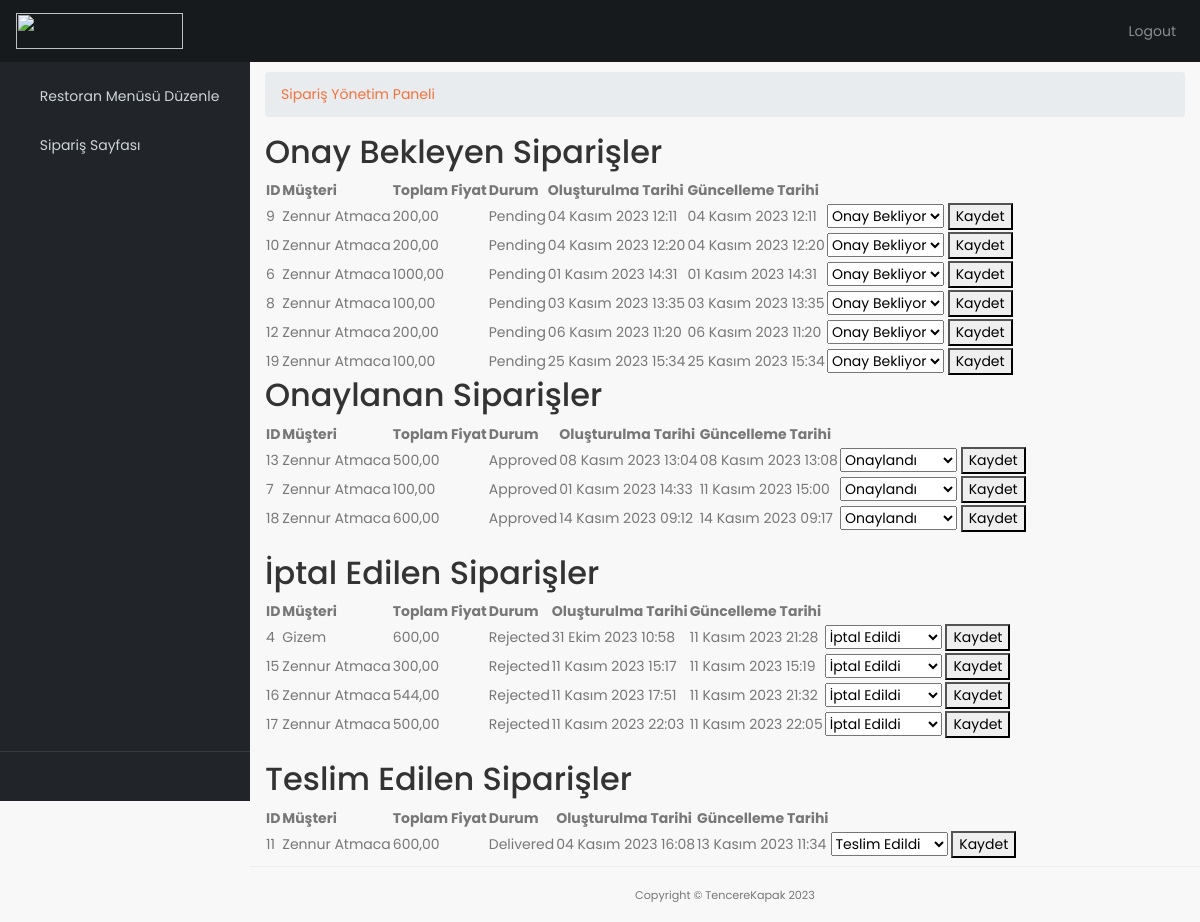
Before: /orders/ (signed in) with the older database file.
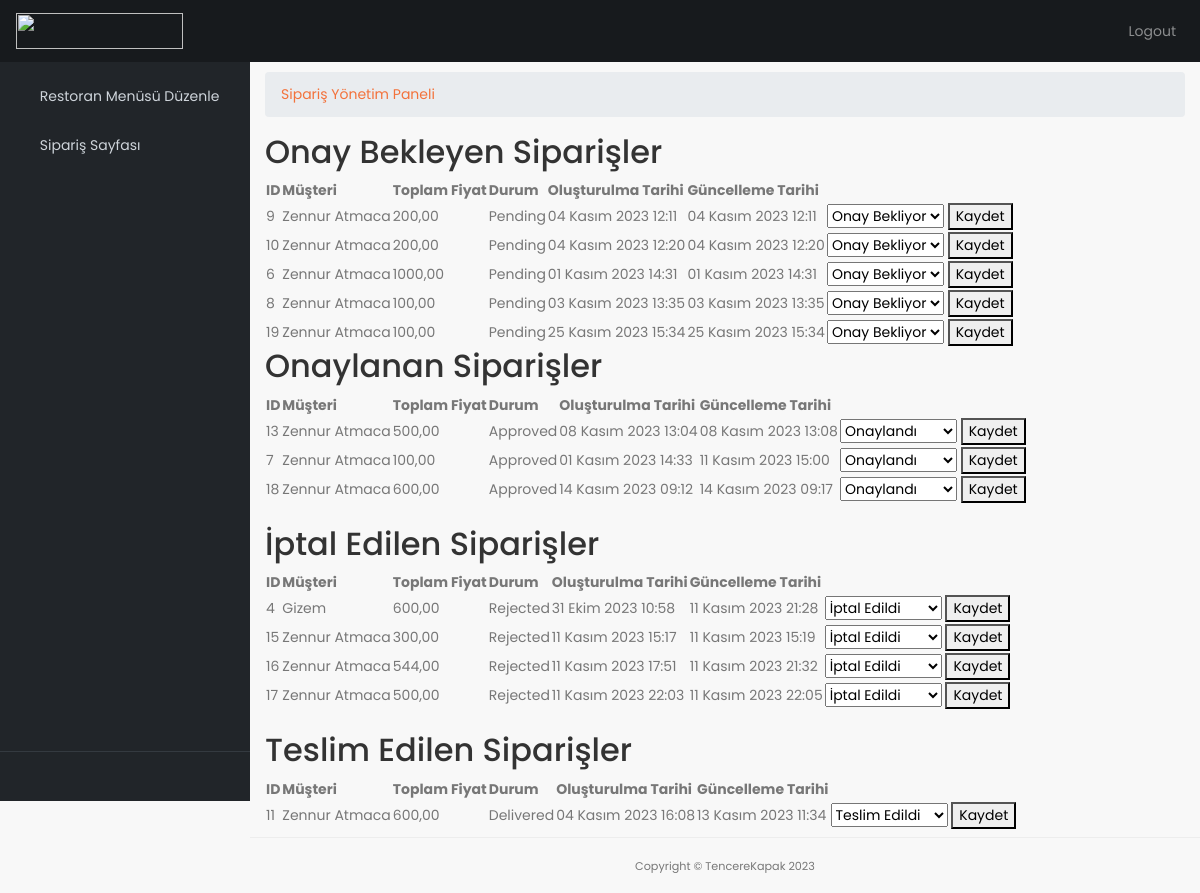
After: the same page with the newer database file.
### fooddelivery/models.py (models this page shows, shortened)
class Order(models.Model):
    STATUS = (
        ('pending', 'Pending'),
        ('approved', 'Approved'),
        ('rejected', 'Rejected'),
        ('delivered', 'Delivered'),
    )
    customer = models.ForeignKey(Customer, on_delete=models.CASCADE, related_name="orders")  # Hangi kullanıcının siparişi olduğu
    menu = models.ManyToManyField(Menu, through='OrderItem')  # Hangi ürünlerin siparişte olduğu
    total_price = models.DecimalField(max_digits=10, decimal_places=2, default=0.00)
    status = models.CharField(max_length=10, choices=STATUS, default='pending')
    shipping_address = models.ForeignKey(Adress, on_delete=models.CASCADE, related_name='orders_adresses')
    payment_method = models.CharField(max_length=100, null=False, blank=False, default='nakit')
    created_at = models.DateTimeField(auto_now_add=True)
    updated_at = models.DateTimeField(auto_now=True)
    class Meta:
        db_table = 'order'
        verbose_name = 'Order'
        verbose_name_plural = 'Orders'

class Customer(AbstractBaseUser, PermissionsMixin):
    name = models.CharField(max_length=100, null=False, blank=False)
    email = models.EmailField(null=False, blank=False, unique=True)
    phone = models.CharField(max_length=10, null=True, blank=False, validators=[phone_number_validator])
    address = models.ManyToManyField('Adress', related_name='customers', blank=True)
    date_joined = models.DateTimeField(default=timezone.now)
    is_staff = models.BooleanField(default=False)
    is_active = models.BooleanField(default=True)
    objects = CustomerManager()
    USERNAME_FIELD = 'email'
    REQUIRED_FIELDS = ['name']
    class Meta:
        ordering = ['email']
        db_table = 'customer'
        verbose_name = 'Customer'
        verbose_name_plural = 'Customers'
        app_label = 'fooddelivery'

### restaurants/views.py (the view)
# urls.py: path('orders/', views.order_list, name='order-list'),
@login_required
def order_list(request):
    orders = Order.objects.filter(orderitems__menu__restaurant__manager=request.user).distinct()
    return render(request, 'order_list.html', {'orders': orders})

### restaurants/templates/order_list.html (shortened to what this page needs)
{% extends "adminbase.html" %}
{% load static %}
{% block content %}
<div class="content-wrapper">
    <div class="container-fluid">
        <ol class="breadcrumb">
            <li class="breadcrumb-item">
                <a href="#">Sipariş Yönetim Paneli</a>
            </li>
        </ol>
        <div class="status-section" id="pending-section">
            <h2>Onay Bekleyen Siparişler</h2>
            <table class="status-table">
                <thead>
                    <tr>
                        <th>ID</th>
                        <th>Müşteri</th>
                        <th>Toplam Fiyat</th>
                        <th>Durum</th>
                        <th>Oluşturulma Tarihi</th>
                        <th>Güncelleme Tarihi</th>
                        <th></th>
                    </tr>
                </thead>
                <tbody>
                    {% for order in orders %}
                    {% if order.status == 'pending' %}
                        <tr data-order-id="{{ order.id }}">
                            <td>{{ order.id }}</td>
                            <td>{{ order.customer.name }}</td>
                            <td>{{ order.total_price }}</td>
                            <td>{{ order.get_status_display }}</td>
                            <td>{{ order.created_at }}</td>
                            <td>{{ order.updated_at }}</td>
                            <td>
                                <select class="status-selector" data-order-id="{{ order.id }}">
                                    <option value="pending" {% if order.status == 'pending' %}selected{% endif %}>Onay Bekliyor</option>
                                </select>
                                <button class="save-status" data-order-id="{{ order.id }}">Kaydet</button>
                            </td>
                        </tr>
                        {% endif %}
                    {% empty %}
                        <tr>
                            <td colspan="7">No pending orders found.</td>
                        </tr>
                    {% endfor %}
                </tbody>
            </table>
        </div>
        <div class="status-section" id="approved-section">
            <h2>Onaylanan Siparişler</h2>
            <table class="status-table">
                <thead>
                    <tr>
                        <th>ID</th>
                        <th>Müşteri</th>
                        <th>Toplam Fiyat</th>
                        <th>Durum</th>
                        <th>Oluşturulma Tarihi</th>
                        <th>Güncelleme Tarihi</th>
                        <th></th>
                    </tr>
                </thead>
                <tbody>
                    {% for order in orders %}
                    {% if order.status == 'approved' %}
                        <tr data-order-id="{{ order.id }}">
                            <td>{{ order.id }}</td>
                            <td>{{ order.customer.name }}</td>
                            <td>{{ order.total_price }}</td>
                            <td>{{ order.get_status_display }}</td>
                            <td>{{ order.created_at }}</td>
                            <td>{{ order.updated_at }}</td>
                            <td>
                                <select class="status-selector" data-order-id="{{ order.id }}">
                                    <option value="approved" {% if order.status == 'approved' %}selected{% endif %}>Onaylandı</option>
                                </select>
                                <button class="save-status" data-order-id="{{ order.id }}">Kaydet</button>
                            </td>
                        </tr>
                        {% endif %}
                    {% empty %}
                        <tr>
                            <td colspan="7">No pending orders found.</td>
                        </tr>
                    {% endfor %}
                </tbody>
            </table>
        </div>
<br>
        <div class="status-section" id="rejected-section">
            <h2>İptal Edilen Siparişler</h2>
            <table class="status-table">
                <thead>
                    <tr>
                        <th>ID</th>
                        <th>Müşteri</th>
                        <th>Toplam Fiyat</th>
                        <th>Durum</th>
                        <th>Oluşturulma Tarihi</th>
                        <th>Güncelleme Tarihi</th>
                        <th></th>
                    </tr>
                </thead>
                <tbody>
                    {% for order in orders %}
                    {% if order.status == 'rejected' %}
                        <tr data-order-id="{{ order.id }}">
                            <td>{{ order.id }}</td>
                            <td>{{ order.customer.name }}</td>
                            <td>{{ order.total_price }}</td>
                            <td>{{ order.get_status_display }}</td>
                            <td>{{ order.created_at }}</td>
                            <td>{{ order.updated_at }}</td>
                            <td>
                                <select class="status-selector" data-order-id="{{ order.id }}">
                                    <option value="rejected" {% if order.status == 'rejected' %}selected{% endif %}>İptal Edildi</option>
                                </select>
                                <button class="save-status" data-order-id="{{ order.id }}">Kaydet</button>
                            </td>
                        </tr>
                        {% endif %}
                    {% empty %}
                        <tr>
                            <td colspan="7">No pending orders found.</td>
                        </tr>
                    {% endfor %}
                </tbody>
            </table>
        </div>
<br>
<div class="status-section" id="delivered-section">
    <h2>Teslim Edilen Siparişler</h2>
    <table class="status-table">
        <thead>
            <tr>
                <th>ID</th>
                <th>Müşteri</th>
                <th>Toplam Fiyat</th>
                <th>Durum</th>
                <th>Oluşturulma Tarihi</th>
                <th>Güncelleme Tarihi</th>
                <th></th>
            </tr>
        </thead>
        <tbody>
            {% for order in orders %}
            {% if order.status == 'delivered' %}
                <tr data-order-id="{{ order.id }}">
                    <td>{{ order.id }}</td>
                    <td>{{ order.customer.name }}</td>
                    <td>{{ order.total_price }}</td>
                    <td>{{ order.get_status_display }}</td>
                    <td>{{ order.created_at }}</td>
                    <td>{{ order.updated_at }}</td>
                    <td>
                        <select class="status-selector" data-order-id="{{ order.id }}">
                            <option value="delivered" {% if order.status == 'delivered' %}selected{% endif %}>Teslim Edildi</option>
                        </select>
                        <button class="save-status" data-order-id="{{ order.id }}">Kaydet</button>
                    </td>
                </tr>
                {% endif %}
            {% empty %}
                <tr>
                    <td colspan="7">No pending orders found.</td>
                </tr>
            {% endfor %}
        </tbody>
    </table>
</div>
</div>
</div>
{% endblock %}

### restaurants/templates/adminbase.html (shortened to what this page needs)
{% load static %}
<!DOCTYPE html>
<html lang="en">
<head>
    <link href="{% static 'admincss/vendor/bootstrap/css/bootstrap.min.css' %}" rel="stylesheet">
    <link href="{% static 'admincss/css/admin.css' %}" rel="stylesheet">
    <link href="{% static 'admincss/vendor/font-awesome/css/font-awesome.min.css' %}" rel="stylesheet" type="text/css">
    <link href="{% static 'admincss/vendor/datatables/dataTables.bootstrap4.css' %}" rel="stylesheet">
    <link href="{% static 'admincss/css/custom.css' %}" rel="stylesheet">
</head>
<body class="fixed-nav sticky-footer" id="page-top">
    <nav class="navbar navbar-expand-lg navbar-dark bg-default fixed-top" id="mainNav">
        <a class="navbar-brand" href="/adminmain"><img src="{% static 'img/TencereKapak.svg' %}" alt="" width="167" height="36"></a>
        <div class="collapse navbar-collapse" id="navbarResponsive">
            <ul class="navbar-nav navbar-sidenav" id="exampleAccordion">
                <li class="nav-item" data-toggle="tooltip" data-placement="right" title="Add listing + Menu List">
                    <a class="nav-link" href="/addtomenu">
                        <i class="fa fa-fw fa-plus-circle"></i>
                        <span class="nav-link-text">Restoran Menüsü Düzenle</span>
                    </a>
                </li>
                <li class="nav-item" data-toggle="tooltip" data-placement="right" title="Orders Page">
                    <a class="nav-link" href="/orders">
                        <i class="fa fa-fw fa-shopping-basket"></i>
                        <span class="nav-link-text">Sipariş Sayfası</span>
                    </a>
                </li>
            </ul>
            <ul class="navbar-nav sidenav-toggler">
                <li class="nav-item">
                    <a class="nav-link text-center" id="sidenavToggler">
                        <i class="fa fa-fw fa-angle-left"></i>
                    </a>
                </li>
            </ul>
            <ul class="navbar-nav ml-auto">
                <li class="nav-item">
                    <a class="nav-link" data-toggle="modal" data-target="#exampleModal"><i class="fa fa-fw fa-sign-out"></i>Logout</a>
                </li>
            </ul>
        </div>
    </nav>
            {% block content %} {% endblock %}
    <footer class="sticky-footer">
        <div class="container">
            <div class="text-center">
                <small>Copyright © TencereKapak 2023</small>
            </div>
        </div>
    </footer>
</body>
</html>

### restaurants/static/admincss/css/admin.css (style rules this page uses)
html { position: relative; min-height: 100%; }
body { overflow-x: hidden; }
body.sticky-footer { margin-bottom: 62px; }
body.sticky-footer .content-wrapper { min-height: calc(100vh - 62px - 62px); }
body.fixed-nav { padding-top: 56px; }
.content-wrapper { min-height: calc(100vh - 62px); padding-top: 1rem; }
#mainNav .navbar-collapse { overflow: auto; max-height: 75vh; }
#mainNav .navbar-collapse .navbar-nav .nav-item .nav-link { cursor: pointer; }
#mainNav .navbar-collapse .sidenav-toggler { display: none; }
@media (min-width: 992px) { #mainNav .navbar-brand { width: 250px; } }
@media (min-width: 992px) { #mainNav .navbar-collapse { overflow: visible; max-height: none; } }
@media (min-width: 992px) { #mainNav .navbar-collapse .navbar-sidenav { position: absolute; top: 0; left: 0; overflow-x: hidden; overflow-y: auto; -webkit-flex-direction: column; -ms-flex-direction: column; flex-direction: column; margin-top: 62px; } }
@media (min-width: 992px) { #mainNav .navbar-collapse .navbar-sidenav > .nav-item { width: 250px; padding: 0; } }
@media (min-width: 992px) { #mainNav .navbar-collapse .navbar-sidenav > .nav-item > .nav-link { padding: 1em; padding-left: 18px; } }
#mainNav.fixed-top .sidenav-toggler { display: none; }
@media (min-width: 992px) { #mainNav.fixed-top .navbar-sidenav { height: calc(100vh - 111px); } }
@media (min-width: 992px) { #mainNav.fixed-top .sidenav-toggler { position: absolute; top: 0; left: 0; display: flex; overflow-x: hidden; overflow-y: auto; -webkit-flex-direction: column; -ms-flex-direction: column; flex-direction: column; margin-top: calc(100vh - 49px); } }
@media (min-width: 992px) { #mainNav.fixed-top .sidenav-toggler > .nav-item { width: 250px; padding: 0; } }
@media (min-width: 992px) { #mainNav.fixed-top .sidenav-toggler > .nav-item > .nav-link { padding: 1em; } }
#mainNav.fixed-top.navbar-dark .sidenav-toggler { background-color: #212529; border-top: 1px solid #343a40; }
#mainNav.fixed-top.navbar-dark .sidenav-toggler a i { color: #adb5bd; }
.content-wrapper { overflow-x: hidden; background: white; }
@media (min-width: 992px) { .content-wrapper { margin-left: 250px; } }
#sidenavToggler i { font-weight: 800; }
#mainNav.navbar-dark .navbar-collapse .navbar-sidenav > .nav-item > .nav-link { color: #ced4da; }
@media (min-width: 992px) { #mainNav.navbar-dark .navbar-collapse .navbar-sidenav { background: #212529; padding-top: 10px; } }
footer.sticky-footer { position: absolute; right: 0; bottom: 0; width: 100%; height: 56px; border-top: 1px solid #ededed; line-height: 55px; }
@media (min-width: 992px) { footer.sticky-footer { width: calc(100% - 250px); } }
body { background: #f8f8f8; color: #777 !important; font-family: "Poppins", Helvetica, sans-serif; font-size: 14px; font-size: 0.875rem; }
.content-wrapper { background: #f8f8f8; }
h1, h2, h3, h4, h5, h6 { color: #333 !important; }
a { color: #f3723b; text-decoration: none; -moz-transition: all 0.5s ease-in-out; -o-transition: all 0.5s ease-in-out; -webkit-transition: all 0.5s ease-in-out; -ms-transition: all 0.5s ease-in-out; transition: all 0.5s ease-in-out; outline: none; }
.bg-default { background-color: #171a1d; }

Changed rows visible on the page:
removed Order: id "12", customer.name "Zennur Atmaca", total_price "200,00", status "Pending", created_at "06 Kasım 2023 11:20", updated_at "06 Kasım 2023 11:20", status+id "Onay Bekliyor", shown under "Onay Bekleyen Siparişler"
